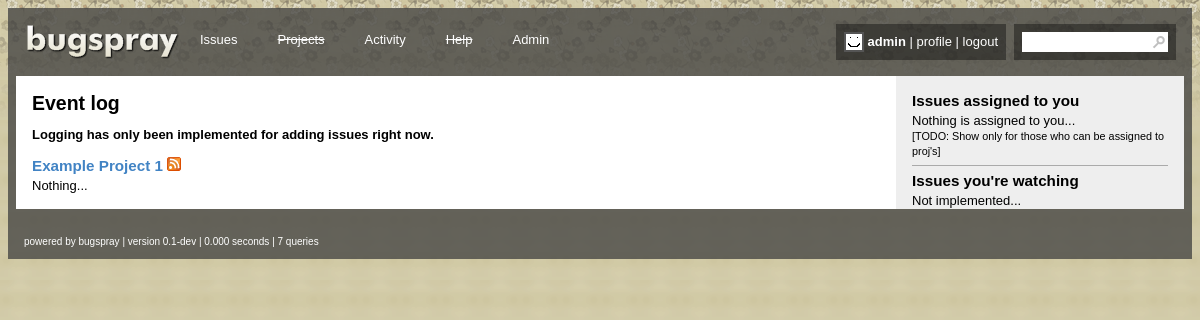
The app's page /app/activity.php (signed in) with its own data.
### tables this page shows
CREATE TABLE IF NOT EXISTS `users` (
  `id` int(11) NOT NULL AUTO_INCREMENT,
  `username` varchar(24) NOT NULL,
  `displayname` varchar(24) NOT NULL,
  `password` varchar(128) NOT NULL,
  `password_salt` varchar(128) NOT NULL,
  `group` int(11) NOT NULL DEFAULT '1',
  `when_registered` datetime NOT NULL,
  `banned` tinyint(1) NOT NULL DEFAULT '0',
  `email` varchar(128) NOT NULL,
  `email_show` tinyint(1) NOT NULL DEFAULT '0',
  `website` varchar(128) NOT NULL,
  `avatar_type` int(11) NOT NULL,
  `avatar_location` varchar(128) NOT NULL,
  `num_posted_issues` int(11) NOT NULL,
  `num_posted_comments` int(11) NOT NULL,
  PRIMARY KEY (`id`)
);

CREATE TABLE IF NOT EXISTS `projects` (
  `id` int(11) NOT NULL AUTO_INCREMENT,
  `name` varchar(64) NOT NULL,
  PRIMARY KEY (`id`)
);

### app/functions.php (called while the page is built, shortened)
<?php
$starttime = explode(' ', microtime());
$starttime = $starttime[1] + $starttime[0];
include("template.php");
function db_query($query)
{
	$result = mysql_query($query);
	return $result;
}
function db_query_single($query)
{
	$array = mysql_fetch_array(db_query($query." LIMIT 1"));
	return $array;
}
function query_uid($id)
{
	global $queries_uid;
	if (!$queries_uid[$id])
	{
		$queries_uid[$id] = db_query_single("SELECT * FROM users WHERE id = $id");
	}
	return $queries_uid[$id];
}
function getav($id)
{
	$q = query_uid($id);
	return $q['avatar_location'];
}
function isexistinguser($uname,$pwd)
{
	$uname = escape_smart($uname);
	$result = db_query("SELECT * FROM users WHERE username = '$uname'");
	$hit = 0;
	$rowcounted = false;
	$salt = '';
	while($row = mysql_fetch_array($result))
	{
		$salt = $row['password_salt'];
		if (!$rowcounted && $hit != -1)
		{
			if ($uname == $row['username'])
			{
				$hit = 2;
			}
		}
		else
		{
			$hit = -1;
		}
		$uid = $row['id'];
	}
	return array('hit'=>$hit,'salt'=>$salt,'uid'=>$uid);
}
function isloggedin()
{
	$sessionactive = isset($_SESSION['username']) && isset($_SESSION['password']) && isset($_SESSION['uid']);
	if ($sessionactive)
	{
		if (isexistinguser($_SESSION['username'], $_SESSION['password']) == 2)
		{
			unset($_SESSION['username']);
			unset($_SESSION['password']);
			unset($_SESSION['uid']);
			return false;
		}
		else
		{
			return true;
		}
	}
	else
	{
		return false;
	}
}
function genpass($salt,$pwd)
{
    return hash('whirlpool',$salt.$pwd);
}
function isadmin()
{
	if (isset($_SESSION['username']))
	{
		$q = query_uid($_SESSION['uid']);
		$g = $q['group'];
		$q2 = db_query_single("SELECT global_admin FROM groups WHERE id = $g");
		return $q2[0];
	}
	else
	{
		return 0;
	}
}
function escape_smart($value)
{
	if (!is_numeric($value))
	{
		$value = mysql_real_escape_string($value);
	}
	return $value;
}
function footerinfo($want)
{
	global $db_queries, $starttime;
	$ret = '';
	switch ($want)
	{
		case 'time':
			$mtime = explode(' ', microtime());
			$totaltime = $mtime[0] + $mtime[1] - $starttime;
			$ret = sprintf('%.3f',$totaltime).' seconds';
			break;
		case 'queries':
			if (!isset($db_queries))
			{
				$ret = '0 queries';
			}
			else
			{
				$ret = $db_queries;
				if ($ret == 1)
					$ret .= ' query';
				else
					$ret .= ' queries';
			}
			break;
	}
	return $ret;
}
?>

### app/activity.php (the view, shortened to what this page needs)
<?php
include("functions.php");
template_top('log');
?>
<h2>Event log</h2>
<b>Logging has only been implemented for adding issues right now.</b><br /><br />
<?php
$result_projects = db_query("SELECT * FROM projects");
while ($project = mysql_fetch_array($result_projects))
{
	echo '<h3><a href="#">'.$project['name'].'</a> <a href="#"><img src="img/feed.png" alt="RSS feed" /></a></h3>';
	if (isset($log_entry))
	{
		usort($log_entry,'logwhencmp');
		echo '<table class="watchlisttbl" cellspacing="0">';
		for ($i=0;$i<sizeof($log_entry);$i++)
		{
			$u = getunm($log_entry[$i]['userid']);
			if ($u == $_SESSION['username'])
				$u = '<b>You</b>';
			else
				$u = '<a href="profile.php?u='.$log_entry[$i]['userid'].'">'.$u.'</a>';
			echo '
				<tr>
					<td>
						<img src="img/act/'.getactimg($log_entry[$i]['actiontype']).'" alt="" />
					</td>
					<td>
						<div class="avatar">
							<img src="'.getav($log_entry[$i]['userid']).'" alt="" />
						</div>
					</td>
					<td>
						'.$u.'
						<span style="background:#'.getactcol($log_entry[$i]['actiontype']).'">'.getactlogdsc($log_entry[$i]['actiontype']).'</span>
						categorised under
						<a href="#">'.getcatnm($log_entry[$i]['category']).'</a>,
						called <a href="#">'.$log_entry[$i]['name'].'</a>
					</td>
				</tr>';
		}
		echo '</table>';
	}
	else
	{
		echo 'Nothing...';
	}
}
?>
<?php
template_bottom();
?>

### app/template.php (shortened to what this page needs)
<?php
function template_top($hi)
{
?>
<!DOCTYPE html>
<html lang="en">
	<head>
		<link rel="stylesheet" type="text/css" href="img/style.css" />
	</head>
	<body>
		<div id="global_wrapper">
			<header id="header">
				<hgroup class="logo">
					<h1><a href="index.php"><img src="img/logo.png" alt="bugspray" /></a></h1>
				</hgroup>
				<nav>
					<ul>
						<?php
						$menu = array(
							array(
								'id' => 'issues',
								'name' => 'Issues',
								'url' => 'index.php'
							),
							array(
								'id' => 'projects',
								'name' => 'Projects'
							),
							array(
								'id' => 'activity',
								'name' => 'Activity',
								'url' => 'activity.php'
							),
							array(
								'id' => 'help',
								'name' => 'Help'
							),
							array(
								'id' => 'admin',
								'name' => 'Admin',
								'show' => isadmin(),
								'url' => 'admin.php'
							),
						);
						foreach ($menu as $link)
						{
							echo '<li id="menu_'.$link['id'].'"'.($hi==$link['id']?' class="sel"':'').'><a href="'.(isset($link['url'])?$link['url']:'javascript:void(0)').'">'.(isset($link['url'])?'':'<s>').''.$link['name'].''.(isset($link['url'])?'':'</s>').'</a></li>';
						}
						?>
					</ul>
				</nav>
				<form id="search_wrapper">
					<input type="text" name="search" />
				</form>
				<div id="user_wrapper">
					<div id="user_left">
						<div class="avatar">
							<?php echo '<img src="'.(isloggedin()?getav($_SESSION['uid']):'img/guest.png').'" alt="" />'; ?>
						</div>
					</div>
					<div id="user_right">
						<?php
						if (isloggedin())
							echo '<b>'.$_SESSION['username'].'</b> | <a href="profile.php">profile</a> | <a href="user_logout.php">logout</a>';
						else
							echo '<b>Guest</b> | <a href="user_login.php">login</a> | <a href="user_register.php">register</a>';
						?>
					</div>
				</div>
			</header>
			<div id="content_wrap">
				<section id="content">
<?php
}
function template_bottom()
{
?>
				</section>
			</div>
			<aside id="sidebar">
			</aside>
			<footer id="footer">
				powered by bugspray | version 0.1-dev | <?php  echo footerinfo('time').' | '.footerinfo('queries'); ?>
			</footer>
		</div>
	</body>
</html>
<?php
}
function template_sidebar()
{
	include("sidebar.php");
}
?>

### app/img/style.css (style rules this page uses)
body { background:url('bg/main.png'); }
body,td { font-family:helvetica,arial,sans-serif; font-size:13px; }
header,section,footer,aside,nav,article,figure { display:block; }
a { color:#4183C4; text-decoration:none; }
ul { padding-left:32px; }
img { border:none; }
#global_wrapper { background:url('bg/wrapper.png'); padding:8px; }
#header { padding:8px; margin-bottom:8px; }
#header hgroup { float:left; }
#header hgroup h1 { margin:0px; height:36px; overflow:hidden; }
#header nav { color:#fff; float:left; padding-top:4px; }
#header nav ul { list-style:none; padding:0px; margin:0px; }
#header nav ul li { float:left; margin:0px 16px; padding:4px; }
#header nav ul li a { color:#fff; }
#search_wrapper { float:right; background:url('bg/menusel2.png'); color:#fff; padding:8px; height:20px; margin-left:8px; }
#search_wrapper input { border:0px; font-size:11px; padding:2px; background:#fff url('search.png') no-repeat right; width:142px; height:16px; -moz-border-radius:0px !important; -webkit-border-radius:0px !important; border-radius:0px !important; }
#user_wrapper { float:right; background:url('bg/menusel2.png'); color:#fff; padding:8px; height:20px; }
#user_left { float:left; }
#user_right { float:left; padding:2px 0px 0px 4px; }
#user_right a { color:#fff; }
#content_wrap { float:left; width:100%; min-width:500px; margin-right:-288px; background:#fff url('sidebar.png') repeat-y top right; }
#content { margin-right:289px; padding:16px; }
#sidebar { float:left; width:256px; padding:16px; }
#footer { margin-top:8px; color:#fff; font-size:10px; padding:4px 8px; }
h2 { margin:0px 0px 12px 0px; }
h3,h4,h5 { margin:0px 0px 4px 0px; }
input[type=text], input[type=password], textarea, select { border:1px solid #bbb; font-size:13px; font-family:helvetica,arial,sans-serif; background:#fff url('bg/form.png') repeat-x; -moz-border-radius:3px; -webkit-border-radius:3px; border-radius:3px; padding:4px; }
.avatar, .avatar_large { border:2px solid #444; }
.avatar, .avatar img { width:16px; height:16px; }
#user_wrapper .avatar { border-color:#555; }

### records on screen
users: name "Admin", avatar_location (placeholder picture)
projects: name "Example Project 1"

### other values on screen
$link['name'] "Issues"
$link['name'] "Projects"
$link['name'] "Activity"
$link['name'] "Help"
$_SESSION['username'] "admin"
footerinfo('time') "0.000 seconds"
footerinfo('queries') "7 queries"
